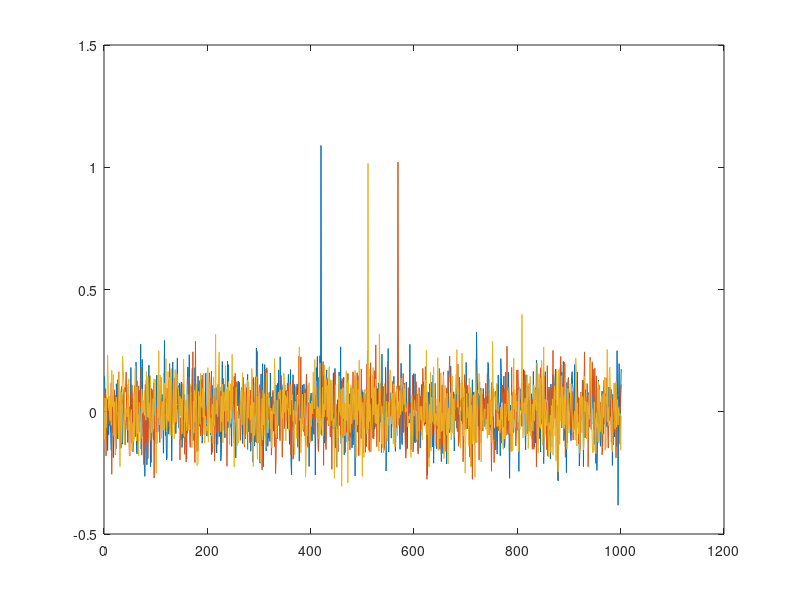

Write MATLAB code to recreate this figure. (Note: this script raises an error after producing the figure.)
% function take2()
clc
% close all
% clear all

% parameters
v = 340;      % speed of sound, m/s
L = 1;        % spread of microphones, m
f = 51000;    % frequency, Hz
dt = 1/f;     % time step, s
dl = dt * v;  % space resolution, m

%% calculate delays
% oClock = 1:1:12;
% angles = (12-oClock) * (2 * pi) / 12;

angleSamples = 48;

angles = 0:(2*pi/angleSamples):(2*pi);

dirVec = [cos(angles); sin(angles)]

micAng = [0 -2*pi/3 -4*pi/3]
micVec = 1/sqrt(3) * [cos(micAng); sin(micAng)]

charMat = -round((dirVec' * micVec)' ./ dl)


proj12 = L * cos(angles - pi/6);
proj13 = L * cos(angles + pi/6);
proj32 = L * cos(angles - pi/2);

delays12 = round(proj12 / dl);
delays13 = round(proj13 / dl);
delays32 = round(proj32 / dl);

shifts = [delays12; delays13; delays32]

%% open file
% % OPEN BINARY
%     fileName = 'dir3/002_00h_0m_47s';
%     file = fopen(fileName);
% %     FileInfo = dir([pwd,'\',fileName]);
% %     f = fread(file,[1 FileInfo.bytes/2], 'int16');
%     
%     n_chan = 3;
%     fs = 51000;
%     n_bits = 12;
% 
%     data = fread(file, [n_chan, Inf], 'int16', 0, 'l');
%     data = data / 2^(n_bits - 1) - 1;
%     fclose(file)
%     
% % Read signals
%     sound1 = data(1,:);
%     sound2 = data(2,:);
%     sound3 = data(3,:);

% % OPEN CSV
%     fileName = 'directions2/shootSound_1Hour_02-04-15';
%     sound = csvread(fileName);
%     sound_length = numel(sound)/3;
% % Read signals
%     sound1 = sound(1:sound_length);
%     sound2 = sound((sound_length+1):(2*sound_length));
%     sound3 = sound((2*sound_length+1):(3*sound_length));

sound = zeros(1,1001);
sound(500) = 1;
trueAngleInd = 4;
sound1 = circshift(sound, [0, charMat(1, trueAngleInd)]);
sound2 = circshift(sound, [0, charMat(2, trueAngleInd)]);
sound3 = circshift(sound, [0, charMat(3, trueAngleInd)]);

sounds = [sound1; sound2; sound3];
sigma = 0.1;
sounds = sounds + normrnd(0,sigma, size(sounds))

% Make same size
minsize = min([numel(sound1),numel(sound2),numel(sound3)])
sound1 = sounds(1, 1:minsize);
sound2 = sound2(1:minsize);
sound3 = sound3(1:minsize);

% % sound2 = circshift(sound1(1:minsize), 130);
% % sound3 = circshift(sound1(1:minsize), 130);

% % Normalize
% sound1 = sound1 - mean(sound1);
% sound2 = sound2 - mean(sound2);
% sound3 = sound3 - mean(sound3);

plot(sounds')

%% Analyze blocks
blockSize = 1000;
blockShift = 50;

V = zeros(1,round(numel(sound1)/blockShift));
A = zeros(1,round(numel(sound1)/blockShift));
index = 1;

% For each block
for blockBegin = 1%%:blockShift:(numel(sound1)-blockSize)
    % Take blocks 
    block = sounds(:, blockBegin:(blockBegin+blockSize-1));
%     block1 = sound1(blockBegin:(blockBegin+blockSize-1));
%     block2 = sound2(blockBegin:(blockBegin+blockSize-1));
%     block3 = sound3(blockBegin:(blockBegin+blockSize-1));

    block1 = block(1, :);
    block2 = block(2, :);
    block3 = block(3, :);


    rSum = zeros(1,numel(angles));
    for i=1:numel(angles)
        r1 = shiftDotProd(block1, block2, charMat(2,i) - charMat(1,i));
        r2 = shiftDotProd(block2, block3, charMat(3,i) - charMat(2,i));
        r3 = shiftDotProd(block3, block1, charMat(1,i) - charMat(3,i));
        rSum(i) = r1 + r2 + r3;
    end
    
    % progressbar
    blockBegin/numel(sound1)*100
    
    % find max
    [maxVal maxInd] = max(rSum);
    angle = 0 + 2*pi/angleSamples * maxInd;
    
    % fill array
    V(index) = maxVal / 1000000;
    A(index) = angle;
    index = index + 1;
end

%%
% figure, polar(A,V,'ro');
polar(angles,rSum,'bo');






